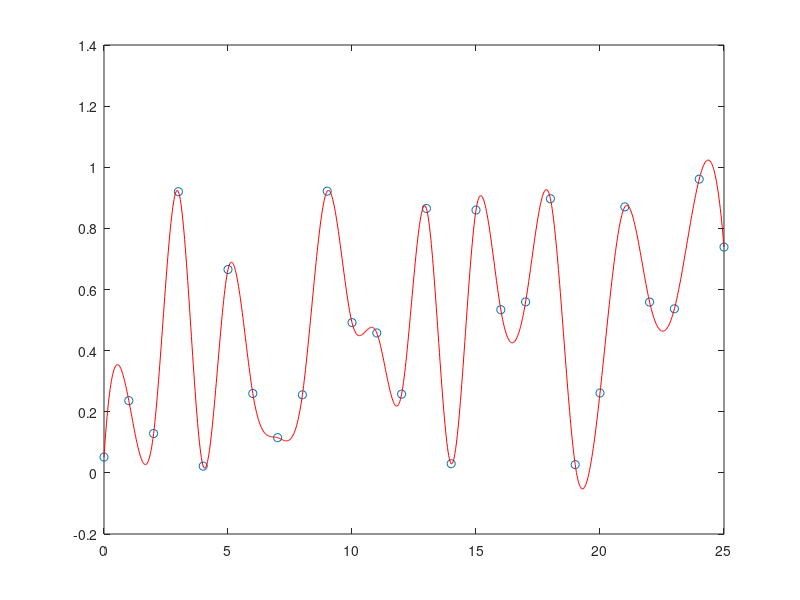

Reproduce this figure in MATLAB.
% Generate random data set
x=0:25;
y = rand(size(x));
% Interpolant on a fine mesh
xc = linspace(0,25,1001);
yc = interp1(x,y,xc,'spline');
plot(x,y,'o',xc,yc,'-r')